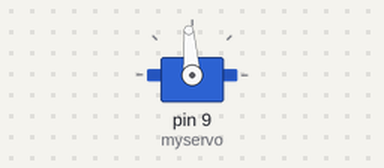
Bench run of a sketch on a simulated Arduino Uno, built with avr-gcc and run on an emulated ATmega328P. On the bench: servo.

Above: at 0.65 s.
At 2.65 s:
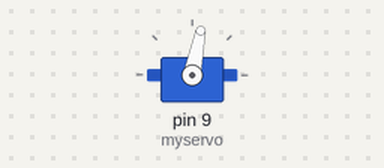
At 4.2 s:
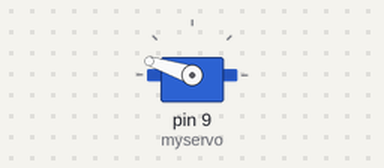
At 5.75 s:
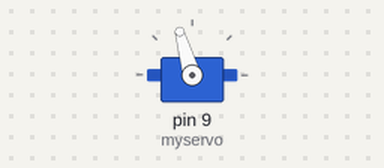
Timing chart, 0 to 7.8 s (numbered marks = the images above):
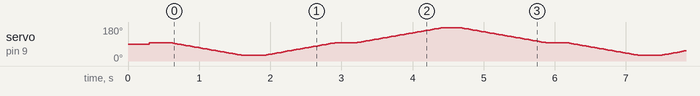

The sketch:

MicroServoCalibration_ino.ino
```cpp
// Use this code to test the sweep on the micro servo
// and determine the correct postion for the servo mounting attachment
// watch the mount position as the servo goes to the specified angles
// position the mount so that looking to the right is closest to 0 degrees
// tweak the servo angles to get the positioning where you need it

#include <Servo.h>

Servo myservo;  // create servo object to control a servo
                // a maximum of eight servo objects can be created

int pos = 0;    // variable to store the servo position

// servo angles
const int rightPos = 30;
const int centerPos = 97;
const int leftPos = 175;

int currentPos = centerPos;

void setup()
{
  myservo.attach(9);  // attaches the servo on pin 9 to the servo object
  delay(300);
  myservo.write(currentPos);  // center servo
  delay(300);
}


void loop()
{
  // go to the right position
  currentPos = ServoToPosition(currentPos, rightPos);
  delay(300);

  // go to the center position
  currentPos = ServoToPosition(currentPos, centerPos);
  delay(300);

  // go to the left position
  currentPos = ServoToPosition(currentPos, leftPos);
  delay(300);

  // go to the center position
  currentPos = ServoToPosition(currentPos, centerPos);
  delay(300);
}

// turn servo to specified postion smoothly
// returns the current position
int ServoToPosition(int currentPos, int nextPos)
{
  if(currentPos < nextPos)
  {
    // incremently increase the position from the current position to the next position
    for(int i=currentPos+1; i<nextPos+1; i++)
    {
      myservo.write(i);
      delay(15);
    }
  }
  else if(currentPos > nextPos)
  {
    // incremently decrease the position from the current position to the next position
    for(int i=currentPos-1; i>nextPos-1; i--)
    {
      myservo.write(i);
      delay(15);
    }
  }

  return nextPos;
}
```
